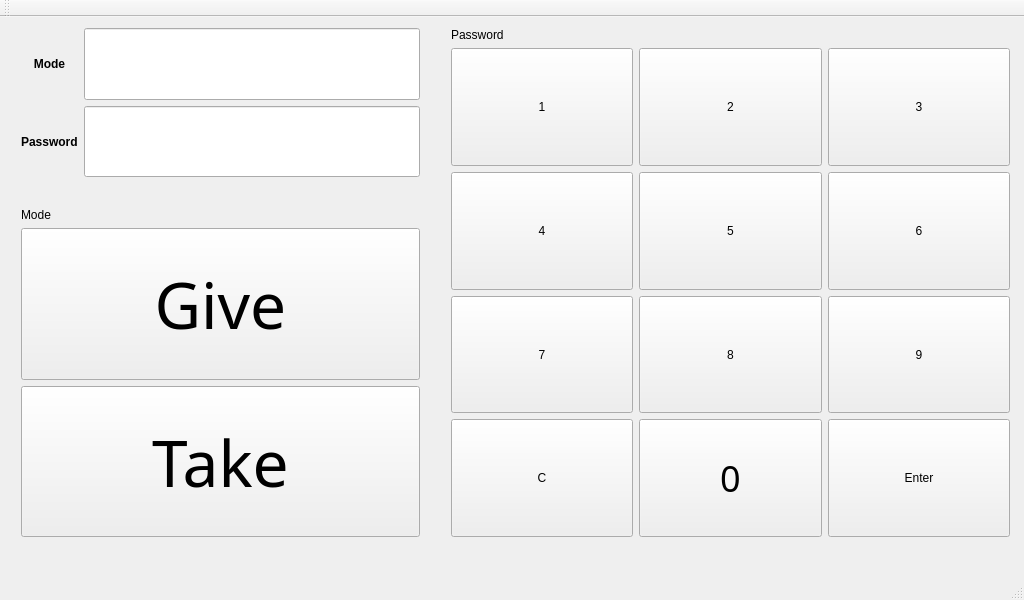
<?xml version="1.0" encoding="UTF-8"?>
<ui version="4.0">
 <class>admin_ui</class>
 <widget class="QMainWindow" name="admin_ui">
  <property name="geometry">
   <rect>
    <x>0</x>
    <y>0</y>
    <width>1024</width>
    <height>600</height>
   </rect>
  </property>
  <property name="windowTitle">
   <string>admin_ui</string>
  </property>
  <widget class="QWidget" name="centralWidget">
   <widget class="QWidget" name="gridLayoutWidget">
    <property name="geometry">
     <rect>
      <x>10</x>
      <y>0</y>
      <width>421</width>
      <height>171</height>
     </rect>
    </property>
    <layout class="QGridLayout" name="gridLayout">
     <item row="1" column="0">
      <widget class="QLabel" name="label_pw">
       <property name="font">
        <font>
         <weight>75</weight>
         <bold>true</bold>
        </font>
       </property>
       <property name="text">
        <string>Password</string>
       </property>
      </widget>
     </item>
     <item row="0" column="0">
      <widget class="QLabel" name="label_mode">
       <property name="font">
        <font>
         <weight>75</weight>
         <bold>true</bold>
        </font>
       </property>
       <property name="text">
        <string>Mode</string>
       </property>
       <property name="alignment">
        <set>Qt::AlignCenter</set>
       </property>
      </widget>
     </item>
     <item row="0" column="1">
      <widget class="QLineEdit" name="mode_status">
       <property name="sizePolicy">
        <sizepolicy hsizetype="Expanding" vsizetype="Expanding">
         <horstretch>0</horstretch>
         <verstretch>0</verstretch>
        </sizepolicy>
       </property>
      </widget>
     </item>
     <item row="1" column="1">
      <widget class="QLineEdit" name="pw_status">
       <property name="sizePolicy">
        <sizepolicy hsizetype="Expanding" vsizetype="Expanding">
         <horstretch>0</horstretch>
         <verstretch>0</verstretch>
        </sizepolicy>
       </property>
      </widget>
     </item>
    </layout>
   </widget>
   <widget class="QWidget" name="verticalLayoutWidget">
    <property name="geometry">
     <rect>
      <x>10</x>
      <y>180</y>
      <width>421</width>
      <height>351</height>
     </rect>
    </property>
    <layout class="QVBoxLayout" name="verticalLayout">
     <item>
      <widget class="QLabel" name="label_mode2">
       <property name="styleSheet">
        <string notr="true">font: 75 11pt &quot;Ubuntu&quot;;
font: 75 11pt &quot;Ubuntu&quot;;</string>
       </property>
       <property name="text">
        <string>Mode</string>
       </property>
      </widget>
     </item>
     <item>
      <widget class="QPushButton" name="Button_give">
       <property name="sizePolicy">
        <sizepolicy hsizetype="Minimum" vsizetype="Expanding">
         <horstretch>0</horstretch>
         <verstretch>0</verstretch>
        </sizepolicy>
       </property>
       <property name="font">
        <font>
         <family>Ubuntu Mono</family>
         <pointsize>48</pointsize>
         <weight>9</weight>
         <italic>false</italic>
         <bold>false</bold>
        </font>
       </property>
       <property name="styleSheet">
        <string notr="true">font: 75 36pt &quot;Ubuntu Mono&quot;;
font: 75 48pt &quot;Ubuntu Mono&quot;;</string>
       </property>
       <property name="text">
        <string>Give</string>
       </property>
      </widget>
     </item>
     <item>
      <widget class="QPushButton" name="Button_take">
       <property name="sizePolicy">
        <sizepolicy hsizetype="Minimum" vsizetype="Expanding">
         <horstretch>0</horstretch>
         <verstretch>0</verstretch>
        </sizepolicy>
       </property>
       <property name="font">
        <font>
         <family>Ubuntu Mono</family>
         <pointsize>48</pointsize>
         <weight>9</weight>
         <italic>false</italic>
         <bold>false</bold>
        </font>
       </property>
       <property name="styleSheet">
        <string notr="true">font: 75 36pt &quot;Ubuntu Mono&quot;;
font: 75 48pt &quot;Ubuntu Mono&quot;;</string>
       </property>
       <property name="text">
        <string>Take</string>
       </property>
      </widget>
     </item>
    </layout>
   </widget>
   <widget class="QWidget" name="layoutWidget">
    <property name="geometry">
     <rect>
      <x>440</x>
      <y>0</y>
      <width>581</width>
      <height>531</height>
     </rect>
    </property>
    <layout class="QGridLayout" name="gridLayout_2">
     <item row="5" column="0">
      <widget class="QPushButton" name="Button_rm">
       <property name="sizePolicy">
        <sizepolicy hsizetype="Minimum" vsizetype="Expanding">
         <horstretch>0</horstretch>
         <verstretch>0</verstretch>
        </sizepolicy>
       </property>
       <property name="maximumSize">
        <size>
         <width>16777215</width>
         <height>16777215</height>
        </size>
       </property>
       <property name="styleSheet">
        <string notr="true">font: 75 italic 11pt &quot;Ubuntu Condensed&quot;;
font: 75 20pt &quot;Ubuntu Condensed&quot;;
font: 75 27pt &quot;Ubuntu Mono&quot;;</string>
       </property>
       <property name="text">
        <string>C</string>
       </property>
      </widget>
     </item>
     <item row="5" column="1">
      <widget class="QPushButton" name="Button_0">
       <property name="sizePolicy">
        <sizepolicy hsizetype="Minimum" vsizetype="Expanding">
         <horstretch>0</horstretch>
         <verstretch>0</verstretch>
        </sizepolicy>
       </property>
       <property name="maximumSize">
        <size>
         <width>16777215</width>
         <height>16777215</height>
        </size>
       </property>
       <property name="font">
        <font>
         <family>Ubuntu Mono</family>
         <pointsize>27</pointsize>
         <weight>9</weight>
         <italic>false</italic>
         <bold>false</bold>
        </font>
       </property>
       <property name="styleSheet">
        <string notr="true">font: 75 italic 11pt &quot;Ubuntu Condensed&quot;;
font: 75 20pt &quot;Ubuntu Condensed&quot;;
font: 75 27pt &quot;Ubuntu Mono&quot;;</string>
       </property>
       <property name="text">
        <string>0</string>
       </property>
      </widget>
     </item>
     <item row="2" column="1">
      <widget class="QPushButton" name="Button_5">
       <property name="sizePolicy">
        <sizepolicy hsizetype="Minimum" vsizetype="Expanding">
         <horstretch>0</horstretch>
         <verstretch>0</verstretch>
        </sizepolicy>
       </property>
       <property name="maximumSize">
        <size>
         <width>16777215</width>
         <height>16777215</height>
        </size>
       </property>
       <property name="styleSheet">
        <string notr="true">font: 75 italic 11pt &quot;Ubuntu Condensed&quot;;
font: 75 20pt &quot;Ubuntu Condensed&quot;;
font: 75 27pt &quot;Ubuntu Mono&quot;;</string>
       </property>
       <property name="text">
        <string>5</string>
       </property>
      </widget>
     </item>
     <item row="1" column="1">
      <widget class="QPushButton" name="Button_2">
       <property name="sizePolicy">
        <sizepolicy hsizetype="Minimum" vsizetype="Expanding">
         <horstretch>0</horstretch>
         <verstretch>0</verstretch>
        </sizepolicy>
       </property>
       <property name="maximumSize">
        <size>
         <width>16777215</width>
         <height>16777215</height>
        </size>
       </property>
       <property name="styleSheet">
        <string notr="true">font: 75 italic 11pt &quot;Ubuntu Condensed&quot;;
font: 75 20pt &quot;Ubuntu Condensed&quot;;
font: 75 27pt &quot;Ubuntu Mono&quot;;</string>
       </property>
       <property name="text">
        <string>2</string>
       </property>
      </widget>
     </item>
     <item row="1" column="2">
      <widget class="QPushButton" name="Button_3">
       <property name="sizePolicy">
        <sizepolicy hsizetype="Minimum" vsizetype="Expanding">
         <horstretch>0</horstretch>
         <verstretch>0</verstretch>
        </sizepolicy>
       </property>
       <property name="maximumSize">
        <size>
         <width>16777215</width>
         <height>16777215</height>
        </size>
       </property>
       <property name="styleSheet">
        <string notr="true">font: 75 italic 11pt &quot;Ubuntu Condensed&quot;;
font: 75 20pt &quot;Ubuntu Condensed&quot;;
font: 75 27pt &quot;Ubuntu Mono&quot;;</string>
       </property>
       <property name="text">
        <string>3</string>
       </property>
      </widget>
     </item>
     <item row="4" column="0">
      <widget class="QPushButton" name="Button_7">
       <property name="sizePolicy">
        <sizepolicy hsizetype="Minimum" vsizetype="Expanding">
         <horstretch>0</horstretch>
         <verstretch>0</verstretch>
        </sizepolicy>
       </property>
       <property name="maximumSize">
        <size>
         <width>16777215</width>
         <height>16777215</height>
        </size>
       </property>
       <property name="styleSheet">
        <string notr="true">font: 75 italic 11pt &quot;Ubuntu Condensed&quot;;
font: 75 20pt &quot;Ubuntu Condensed&quot;;
font: 75 27pt &quot;Ubuntu Mono&quot;;</string>
       </property>
       <property name="text">
        <string>7</string>
       </property>
      </widget>
     </item>
     <item row="2" column="2">
      <widget class="QPushButton" name="Button_6">
       <property name="sizePolicy">
        <sizepolicy hsizetype="Minimum" vsizetype="Expanding">
         <horstretch>0</horstretch>
         <verstretch>0</verstretch>
        </sizepolicy>
       </property>
       <property name="maximumSize">
        <size>
         <width>16777215</width>
         <height>16777215</height>
        </size>
       </property>
       <property name="styleSheet">
        <string notr="true">font: 75 italic 11pt &quot;Ubuntu Condensed&quot;;
font: 75 20pt &quot;Ubuntu Condensed&quot;;
font: 75 27pt &quot;Ubuntu Mono&quot;;</string>
       </property>
       <property name="text">
        <string>6</string>
       </property>
      </widget>
     </item>
     <item row="1" column="0">
      <widget class="QPushButton" name="Button_1">
       <property name="sizePolicy">
        <sizepolicy hsizetype="Minimum" vsizetype="Expanding">
         <horstretch>0</horstretch>
         <verstretch>0</verstretch>
        </sizepolicy>
       </property>
       <property name="maximumSize">
        <size>
         <width>16777215</width>
         <height>16777215</height>
        </size>
       </property>
       <property name="styleSheet">
        <string notr="true">font: 75 italic 11pt &quot;Ubuntu Condensed&quot;;
font: 75 20pt &quot;Ubuntu Condensed&quot;;
font: 75 27pt &quot;Ubuntu Mono&quot;;</string>
       </property>
       <property name="text">
        <string>1</string>
       </property>
      </widget>
     </item>
     <item row="4" column="1">
      <widget class="QPushButton" name="Button_8">
       <property name="sizePolicy">
        <sizepolicy hsizetype="Minimum" vsizetype="Expanding">
         <horstretch>0</horstretch>
         <verstretch>0</verstretch>
        </sizepolicy>
       </property>
       <property name="maximumSize">
        <size>
         <width>16777215</width>
         <height>16777215</height>
        </size>
       </property>
       <property name="styleSheet">
        <string notr="true">font: 75 italic 11pt &quot;Ubuntu Condensed&quot;;
font: 75 20pt &quot;Ubuntu Condensed&quot;;
font: 75 27pt &quot;Ubuntu Mono&quot;;</string>
       </property>
       <property name="text">
        <string>8</string>
       </property>
      </widget>
     </item>
     <item row="4" column="2">
      <widget class="QPushButton" name="Button_9">
       <property name="sizePolicy">
        <sizepolicy hsizetype="Minimum" vsizetype="Expanding">
         <horstretch>0</horstretch>
         <verstretch>0</verstretch>
        </sizepolicy>
       </property>
       <property name="maximumSize">
        <size>
         <width>16777215</width>
         <height>16777215</height>
        </size>
       </property>
       <property name="styleSheet">
        <string notr="true">font: 75 italic 11pt &quot;Ubuntu Condensed&quot;;
font: 75 20pt &quot;Ubuntu Condensed&quot;;
font: 75 27pt &quot;Ubuntu Mono&quot;;</string>
       </property>
       <property name="text">
        <string>9</string>
       </property>
      </widget>
     </item>
     <item row="2" column="0">
      <widget class="QPushButton" name="Button_4">
       <property name="sizePolicy">
        <sizepolicy hsizetype="Minimum" vsizetype="Expanding">
         <horstretch>0</horstretch>
         <verstretch>0</verstretch>
        </sizepolicy>
       </property>
       <property name="maximumSize">
        <size>
         <width>16777215</width>
         <height>16777215</height>
        </size>
       </property>
       <property name="styleSheet">
        <string notr="true">font: 75 italic 11pt &quot;Ubuntu Condensed&quot;;
font: 75 20pt &quot;Ubuntu Condensed&quot;;
font: 75 27pt &quot;Ubuntu Mono&quot;;</string>
       </property>
       <property name="text">
        <string>4</string>
       </property>
      </widget>
     </item>
     <item row="5" column="2">
      <widget class="QPushButton" name="Button_Ent">
       <property name="sizePolicy">
        <sizepolicy hsizetype="Minimum" vsizetype="Expanding">
         <horstretch>0</horstretch>
         <verstretch>0</verstretch>
        </sizepolicy>
       </property>
       <property name="maximumSize">
        <size>
         <width>16777215</width>
         <height>16777215</height>
        </size>
       </property>
       <property name="styleSheet">
        <string notr="true">font: 75 italic 11pt &quot;Ubuntu Condensed&quot;;
font: 75 20pt &quot;Ubuntu Condensed&quot;;
font: 75 27pt &quot;Ubuntu Mono&quot;;</string>
       </property>
       <property name="text">
        <string>Enter</string>
       </property>
      </widget>
     </item>
     <item row="0" column="0" colspan="3">
      <widget class="QLabel" name="label_pw2">
       <property name="styleSheet">
        <string notr="true">font: 75 11pt &quot;Ubuntu&quot;;</string>
       </property>
       <property name="text">
        <string>Password</string>
       </property>
      </widget>
     </item>
    </layout>
   </widget>
  </widget>
  <widget class="QMenuBar" name="menuBar">
   <property name="geometry">
    <rect>
     <x>0</x>
     <y>0</y>
     <width>1024</width>
     <height>31</height>
    </rect>
   </property>
  </widget>
  <widget class="QToolBar" name="mainToolBar">
   <attribute name="toolBarArea">
    <enum>TopToolBarArea</enum>
   </attribute>
   <attribute name="toolBarBreak">
    <bool>false</bool>
   </attribute>
  </widget>
  <widget class="QStatusBar" name="statusBar"/>
 </widget>
 <layoutdefault spacing="6" margin="11"/>
 <resources/>
 <connections/>
</ui>
